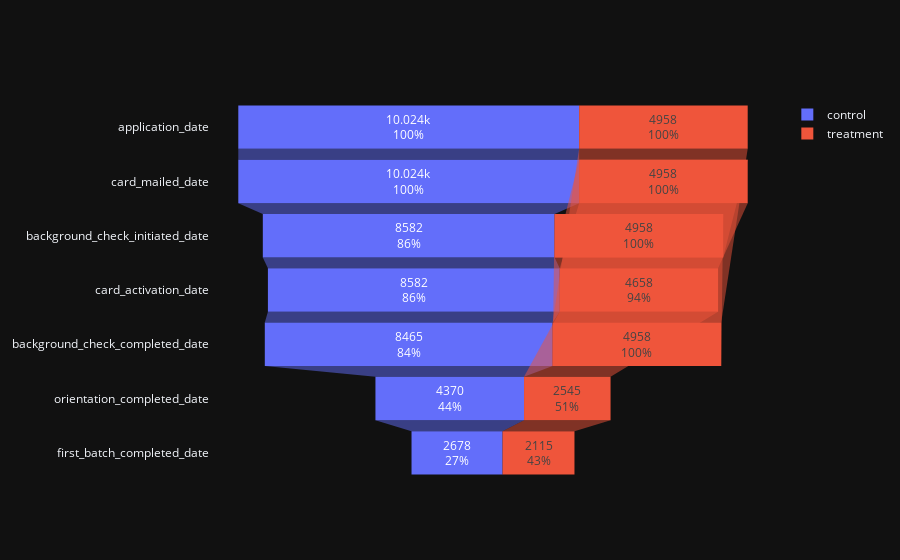

Notebook code cell kept with this figure:
### Code cell
# combine the converstion funnel of both groups after filtering the conversion window
fig = go.Figure(go.Funnel(
    y=df_control_converstion.index.get_level_values(1),
    x=df_control_converstion.applicant_id,
    name='control',
    textinfo="value+percent initial"))

fig.add_funnel(
    y=df_treat_converstion.index.get_level_values(1),
    x=df_treat_converstion.applicant_id,
    name='treatment',
    textinfo="value+percent initial")

fig.show()

### Figure 1 — Plotly figure (JSON) as saved in the notebook; plotly's stock layout.template omitted (floating-point values rounded to 4 significant figures)
{"data": [{"name": "control", "textinfo": "value+percent initial", "x": [10024, 10024, 8582, 8582, 8465, 4370, 2678], "y": ["application_date", "card_mailed_date", "background_check_initiated_date", "card_activation_date", "background_check_completed_date", "orientation_completed_date", "first_batch_completed_date"], "type": "funnel"}, {"name": "treatment", "textinfo": "value+percent initial", "x": [4958, 4958, 4958, 4958, 4658, 2545, 2115], "y": ["application_date", "background_check_completed_date", "background_check_initiated_date", "card_mailed_date", "card_activation_date", "orientation_completed_date", "first_batch_completed_date"], "type": "funnel"}], "layout": {}}
